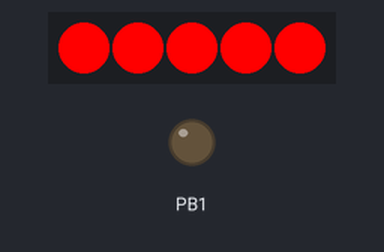
This program was run on a simulated ATtiny85, built with avr-gcc and run on an emulated ATtiny85. Parts: 5 RGB LEDs in strip order, left to right, output pins drawn as LEDs (lit = HIGH). Dim RGB values are drawn brighter than linear; random numbers use the default seed unless the program sets one.

Above: at 0.01 s.
At 4.45 s:
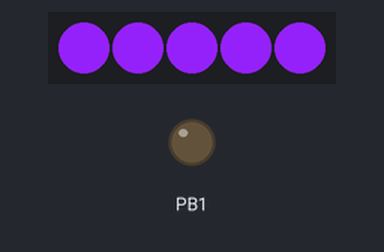
At 9.83 s:
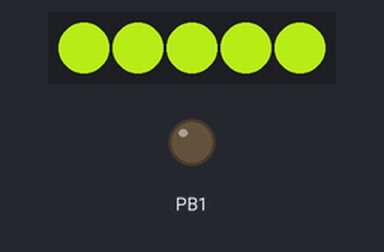
At 19.76 s:
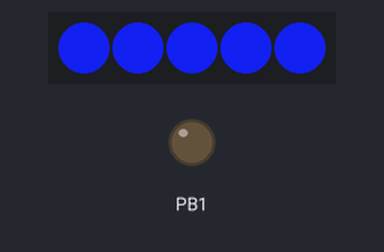
At 29.79 s:
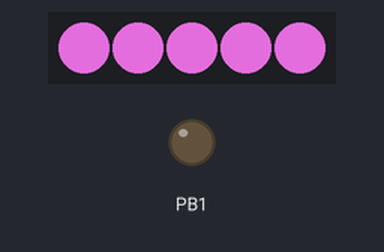
At 39.52 s:
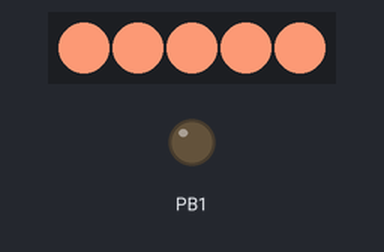
Timing chart, 0 to 40.0 s (numbered marks = the images above):
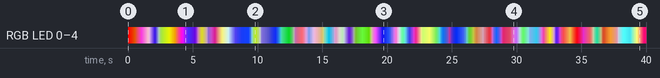

The program:

main.cpp
```cpp
#include <Adafruit_NeoPixel.h>
#include <Arduino.h>
#include "rgb.h"


RGB target = RGB();
RGB start = RGB(255, 0, 0);
RGB current = RGB();

#define LED_DATA_PIN 3
#define TOTAL_LEDS 5

long r = 0;

Adafruit_NeoPixel strip(TOTAL_LEDS, LED_DATA_PIN, NEO_GRB + NEO_KHZ800);

void setup() {
    pinMode(1, OUTPUT);
    strip.begin();
}

void loop() {

    r = random();

    target.set_from_random(r);
    // target.dim(0.5);

    for (uint8_t step = 0; step < 10; step++) {
        float factor = float(step) / 10.0;

        for (uint8_t i = 0; i < TOTAL_LEDS; i++) {

            current = start.interpolate(target, factor);

            strip.setPixelColor(
                i, strip.Color(current.red, current.green, current.blue)
            );
        }
        strip.show();
        delay(50);
    }

    start = target;
}
```
